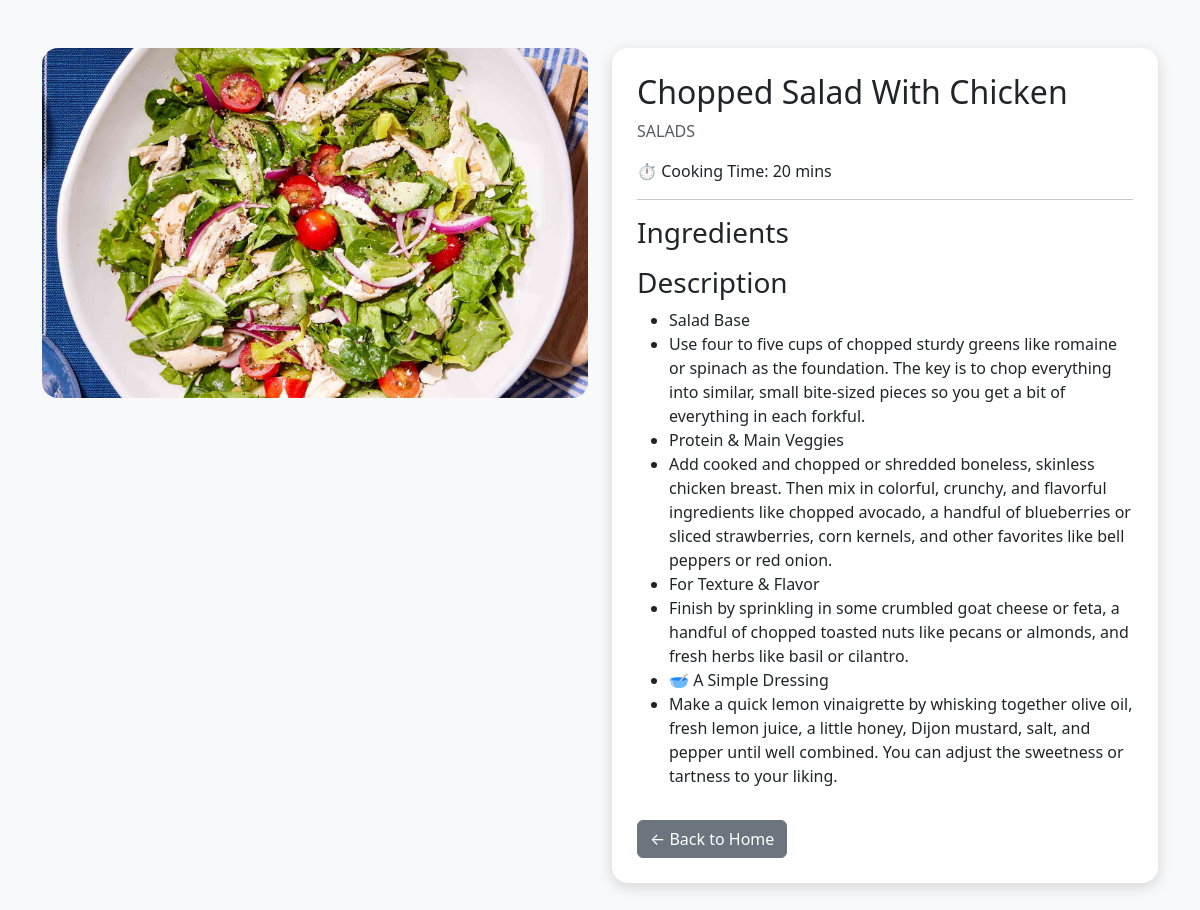
The app's page /details/2/ (signed in) with its own data.
### recipes/models.py (models this page shows, shortened)
class Recipe(models.Model):
    title = models.CharField(max_length=200)
    category = models.ForeignKey(Category, on_delete=models.CASCADE, related_name='recipes')
    image = models.ImageField(upload_to='recipes/', null=True, blank=True)
    cooking_time = models.PositiveIntegerField(help_text="Time in minutes")
    ingredients = models.TextField()
    description = models.TextField()
    created_by = models.ForeignKey(User, on_delete=models.CASCADE, null=True)
    created_at = models.DateTimeField(auto_now_add=True)

class Category(models.Model):
    name = models.CharField(max_length=255)
    created_at = models.DateTimeField(auto_now_add=True)
    image = models.ImageField(upload_to='categories/', blank=True, null=True)

### recipes/views.py (the view)
# urls.py: path('details/<int:id>/', views.recipe_detail, name='recipe_detail'),
@login_required(login_url='recipes:login')
def recipe_detail(request, id):
    recipe = get_object_or_404(Recipe, id=id)
    related_recipes = Recipe.objects.filter(
        category=recipe.category
    ).exclude(id=recipe.id)[:3]
    return render(request, 'recipes/recipe_detail.html', {
        'recipe': recipe,
        'related_recipes': related_recipes
    })

### recipes/templates/recipes/recipe_detail.html (shortened to what this page needs)
{% load static %}
<!DOCTYPE html>
<html lang="en">
<head>
    <link href="https://cdn.jsdelivr.net/npm/bootstrap@5.3.2/dist/css/bootstrap.min.css" rel="stylesheet">
</head>
<body>
<div class="container mt-5">
    <div class="row mb-5">
        <div class="col-md-6">
            {% if recipe.image %}
                <img src="{{ recipe.image.url }}" class="recipe-image" alt="{{ recipe.title }}">
            {% else %}
                <img src="{% static 'recipes/img/default_recipe.jpg' %}" class="recipe-image">
            {% endif %}
        </div>
        <div class="col-md-6">
            <div class="recipe-box">
                <h2>{{ recipe.title }}</h2>
                <p class="text-muted">{{ recipe.category.name }}</p>
                <p>⏱ Cooking Time: {{ recipe.cooking_time }} mins</p>
                <hr>
<h3>Ingredients</h3>
<h3>Description</h3>
<ul>
    {% for step in recipe.description.splitlines %}
        {% if step %}
            <li>{{ step }}</li>
        {% endif %}
    {% endfor %}
</ul>
                <a href="{% url 'recipes:index' %}" class="btn btn-secondary mt-3">
                    ← Back to Home
                </a>
            </div>
        </div>
    </div>
</div>
</body>
</html>

### recipes/templates/recipes/recipe_detail.html (style rules this page uses)
body { background: #f8f9fa; }
.recipe-image { width: 100%; height: 350px; object-fit: cover; border-radius: 16px; }
.recipe-box { background: #fff; border-radius: 16px; padding: 25px; box-shadow: 0 4px 15px rgba(0,0,0,0.15); }

### records on screen
Recipe: image (picture), title "Chopped Salad With Chicken", category.name "SALADS", cooking_time "20"

### other values on screen
{{ step }} "Salad Base" "Protein & Main Veggies" "For Texture & Flavor" "Finish by sprinkling in some crumbled goat cheese or feta, a handful of chopped toasted nuts like pecans or almonds, and fresh herbs like basil or cilantro." "🥣 A Simple Dressing"
